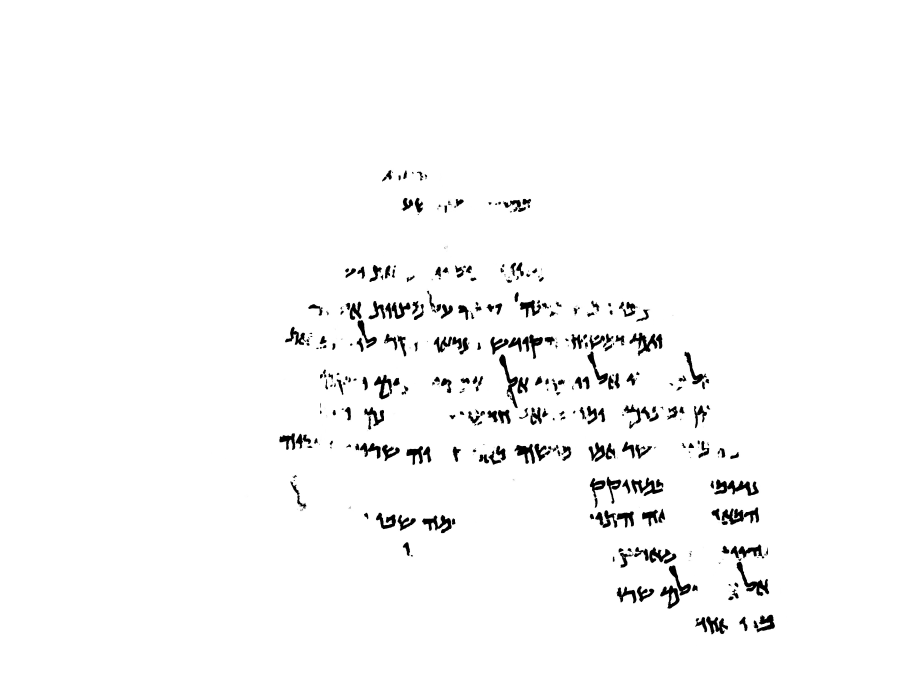
#> input picture image-data/P106-Fg002-R-C01-R01-binarized.jpg, 3608 x 2706 px, found by its file name (shown at 1/4 size); its folder holds only this picture in this run
$ python main.py   (older library calls are emulated)
#> lines starting #> are read from the running program, lines starting #| are printed output that depends on the picture; after the words box and inside, x2 and y2 are one past the last pixel; in counts of white or black regions, pixels touching at a corner belong together
import cv2
import numpy as np
import matplotlib.pyplot as plt
import os
from scipy.signal import find_peaks
from sklearn.cluster import KMeans
from scipy.ndimage import gaussian_filter1d

image_paths = os.listdir("image-data")

# [16 lines left out: function line_projection_histogram, not called in this run]

def smooth_histogram(histogram):
    return gaussian_filter1d(histogram, sigma=5)


# [60 lines left out: functions count_peaks, cluster_boxes, mask_bounding_boxes, crop_to_content, not called in this run]

if __name__ == "__main__":
    for image_path in image_paths:
        file_name = image_path.split(".")[0]
        image_path = "image-data/" + image_path

        # Read and preprocess the image
        image = cv2.imread(image_path, cv2.IMREAD_GRAYSCALE)
#> image is the input picture: shape (2706, 3608); min 0, max 255, mean 248.9
        image = cv2.resize(image, (1024, 1024))
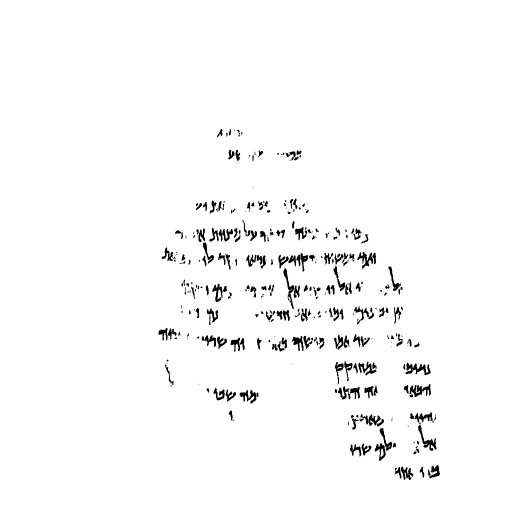
#> image: shape (1024, 1024) (shown at 1/2 size); min 0, max 255, mean 248.9
        image = cv2.threshold(image, 0, 255, cv2.THRESH_BINARY_INV | cv2.THRESH_OTSU)[1]
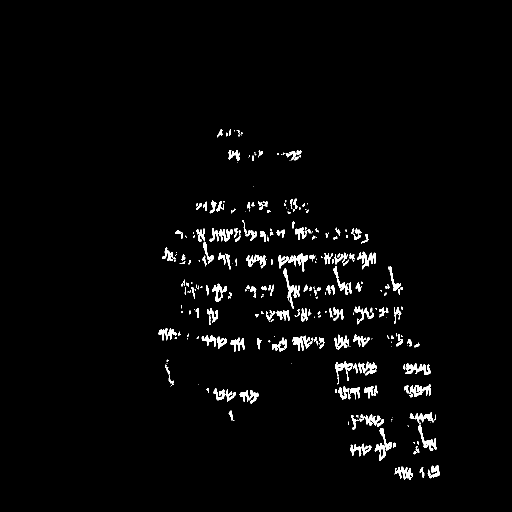
#> image: shape (1024, 1024) (shown at 1/2 size); 2.4% white; 329 white regions (134 under 20 px), largest, box (x1, y1, x2, y2) and area: (811, 726, 861, 750) 581, (819, 768, 862, 794) 541, (715, 503, 752, 539) 533

        # Line projection histogram
#> (the run stopped early here; a loop or call above may not have finished)

$ run again, on image-data/P166-Fg007-R-C01-R01-binarized.jpg
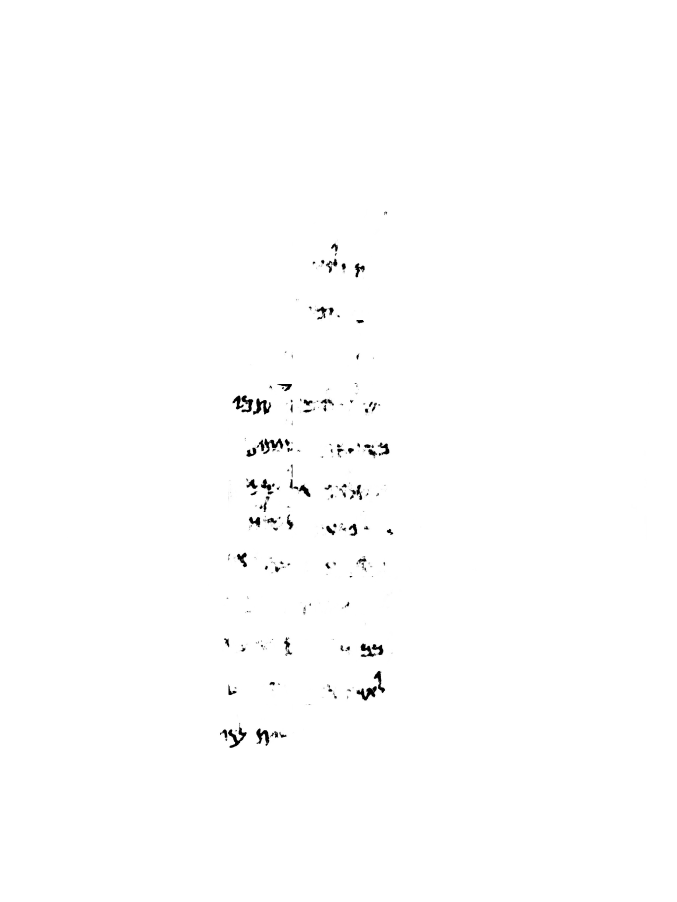
#> input picture image-data/P166-Fg007-R-C01-R01-binarized.jpg, 2706 x 3608 px, found by its file name (shown at 1/4 size)
#> image is the input picture: shape (3608, 2706); min 0, max 255, mean 253.7
#> `image = cv2.resize(image, (1024, 1024))`:
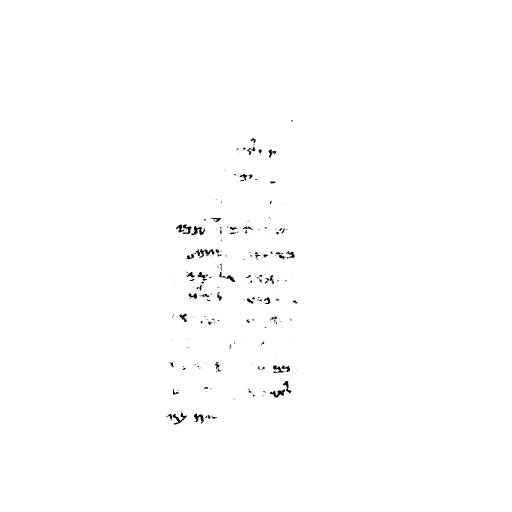
#> image: shape (1024, 1024) (shown at 1/2 size); min 0, max 255, mean 253.7
#> `image = cv2.threshold(image, 0, 255, cv2.THRESH_BINARY_INV | cv2.THRES..`:
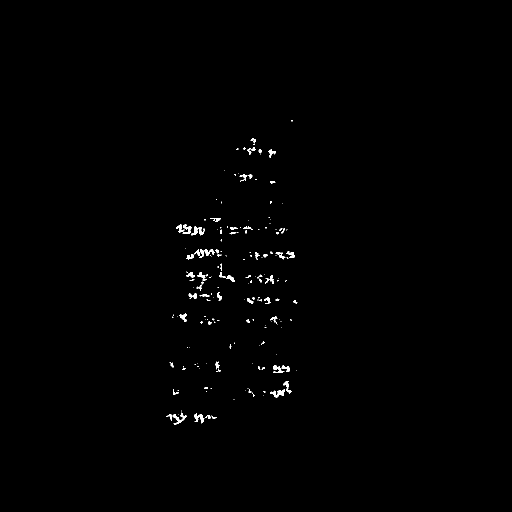
#> image: shape (1024, 1024) (shown at 1/2 size); 0.5% white; 206 white regions (142 under 20 px), largest, box (x1, y1, x2, y2) and area: (383, 452, 410, 471) 227, (345, 825, 373, 849) 225, (540, 779, 570, 795) 220

$ run again, on image-data/P123-Fg001-R-C01-R01-binarized.jpg
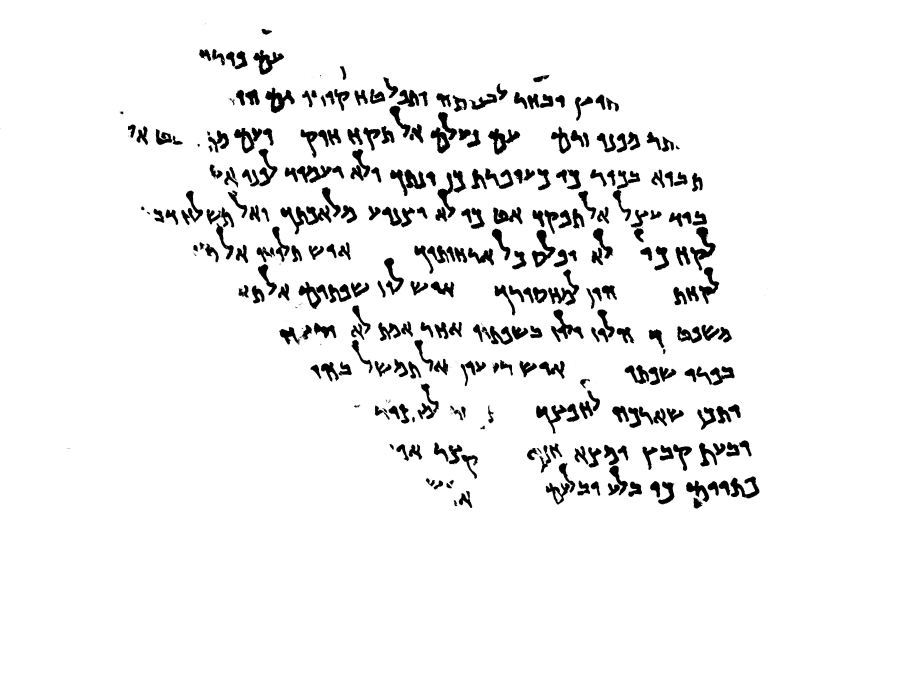
#> input picture image-data/P123-Fg001-R-C01-R01-binarized.jpg, 3608 x 2706 px, found by its file name (shown at 1/4 size)
#> image is the input picture: shape (2706, 3608); min 0, max 255, mean 240.2
#> `image = cv2.resize(image, (1024, 1024))`:
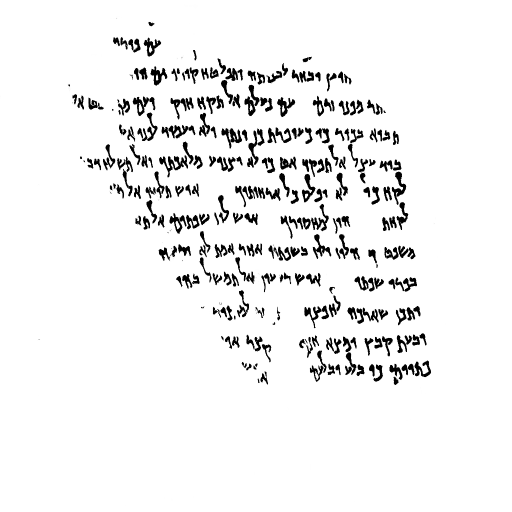
#> image: shape (1024, 1024) (shown at 1/2 size); min 0, max 255, mean 240.1
#> `image = cv2.threshold(image, 0, 255, cv2.THRESH_BINARY_INV | cv2.THRES..`:
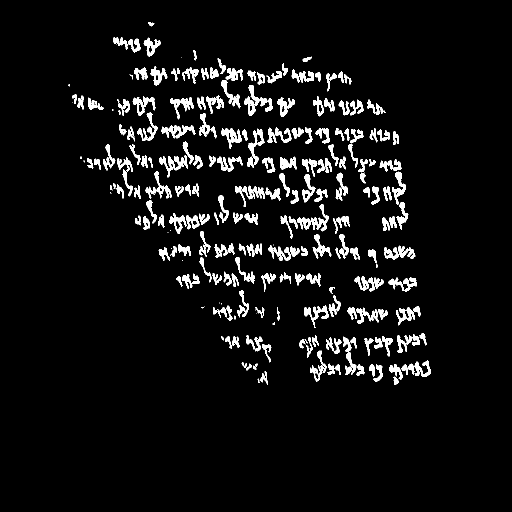
#> image: shape (1024, 1024) (shown at 1/2 size); 5.8% white; 288 white regions (29 under 20 px), largest, box (x1, y1, x2, y2) and area: (318, 311, 376, 355) 879, (265, 193, 311, 232) 698, (443, 256, 484, 297) 698
